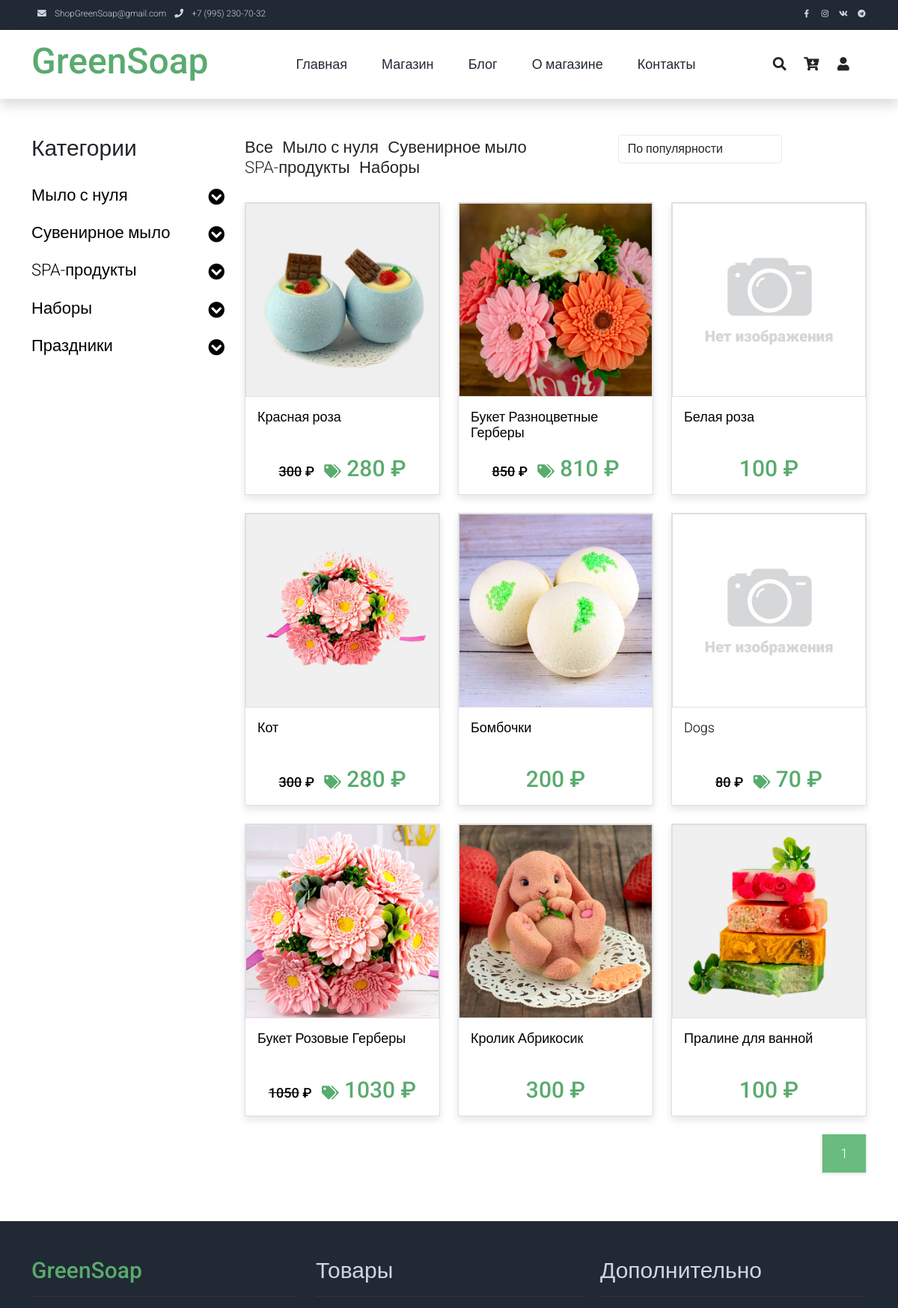
The app's page /shop/ (upper part), older data.
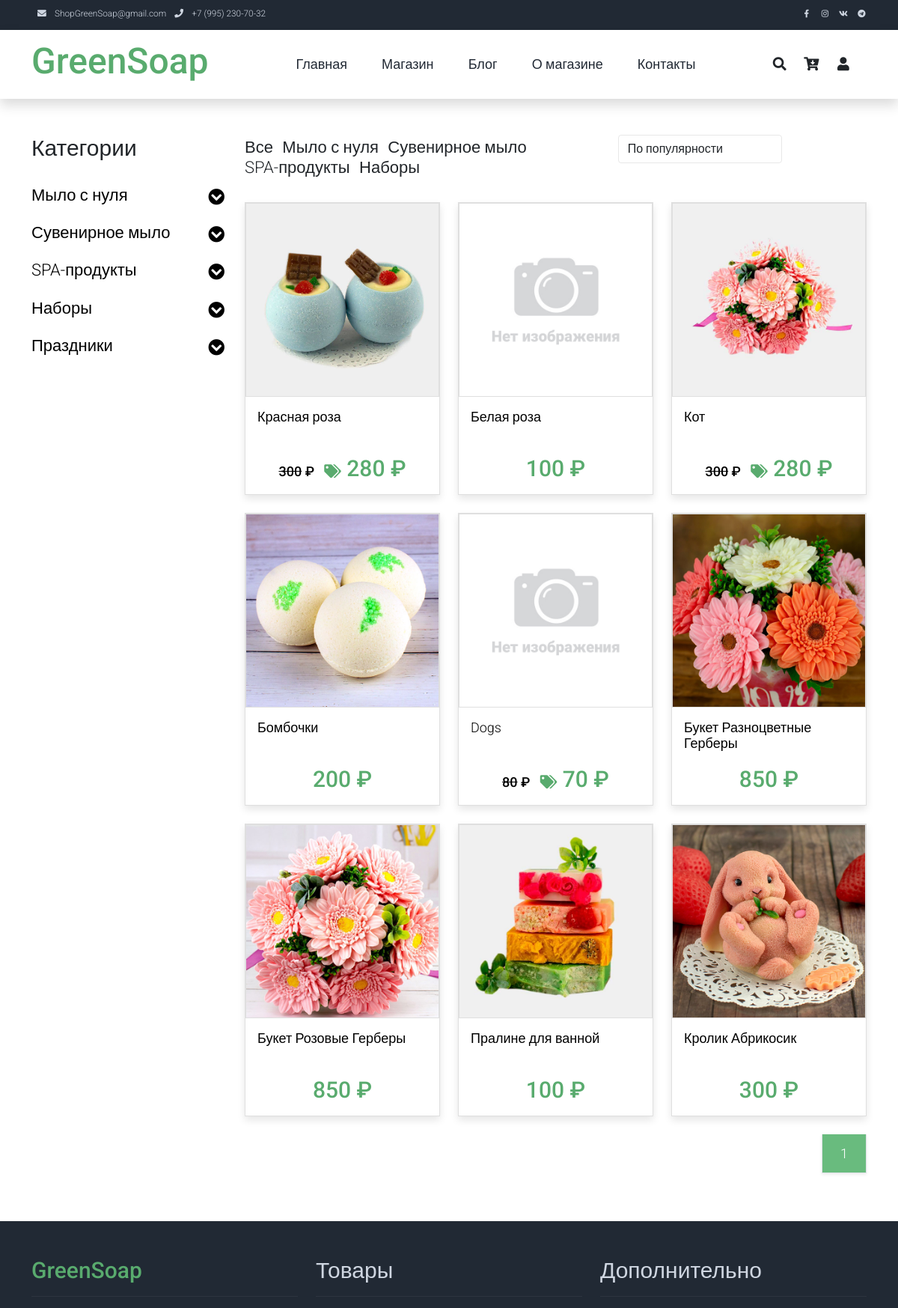
The same page, newer data.
### product/models.py (models this page shows, shortened)
class Department(models.Model):
    name = models.CharField(max_length=64, blank=False, unique=True)  # Название раздела
    alias = models.CharField(max_length=64, blank=False, unique=True, default='!!!', verbose_name=u'Псевдоним')  # Псевдоним поля
    def __str__(self):
        return self.name
    class Meta:
        verbose_name = 'Отдел'
        verbose_name_plural = 'Отделы'

class Product(models.Model):
    name = models.CharField(max_length=128, verbose_name=u'Название')  # Название товара
    category = models.ForeignKey(Category, on_delete=models.PROTECT,
                                 verbose_name=u'Категория')  # К какой категории относится товар
    alias = models.CharField(max_length=64, blank=False, unique=True, default='!!!', verbose_name=u'Псевдоним')  # Псевдоним поля
    holiday = models.ManyToManyField(Holiday, default='1', blank=False,
                                 verbose_name=u'Праздник')  # К какому празднику подходит товар
    description = models.TextField(blank=True, verbose_name=u'Описание')  # Описание товара
    price = models.IntegerField(default=0, verbose_name=u'Цена')  # Цена за единицу
    quantity = models.IntegerField(default=0, verbose_name=u'Остаток')  # Остаток на складе
    popular = models.IntegerField(default=0, verbose_name=u'Популярность')  # Популярность товара
    discount = models.IntegerField(default=0, verbose_name=u'Скидка')  # Скидка (сумма скидки, не %)
    active = models.BooleanField(default=True, verbose_name=u'Активен')  # Товар Активен
    article = models.CharField(max_length=8,
                               blank=True, default=None,
                               verbose_name=u'Артикль')  # Артикль (получается с применением префикса PRODUCT_PREFIX)
    class Meta:
        verbose_name = 'Товар'
        verbose_name_plural = 'Товары'
    @property
    def actual_price(self):
        return self.price - self.discount if self.active else 0

### shop/views.py (the view)
# urls.py: path('shop/', shop, name='shop'),  # Магазин без передачи параметров
def shop(request, filter=None):
    if filter:
        request.session['return'] = 'shop ' + str(filter)
    else:
        request.session['return'] = 'shop'
    select_category = dict()  # Словарь с ключами Отделами и данными - списком категорий для меню выбора (объекты)
    select_holiday = dict()  # Словарь с ключом 'Праздники' и данными - объектами праздников
    for department in Department.objects.all():
        select_category.update({department: Category.objects.filter(department_id=department.id)})
    select_holiday.update({'Праздники': Holiday.objects.order_by("name")})
    if not 'sort' in request.session:
        request.session['sort'] = '-popular'
    sort = request.session['sort']
    if 'sort' in request.POST:
        sort = request.POST['sort']
    request.session['sort'] = sort
    products = []
    if 'search' in request.POST:
        search = request.POST['search']
        if re.search(r"[<>%\$]$", search) == None:
            products = Product.objects.filter(
                Q(article__icontains=search) | Q(name__icontains=search) | Q(description__icontains=search),
                active=True).order_by(sort)
    else:
        if filter != None and re.search(r"[<>%\$]$", filter) == None:
            products = Product.objects.filter(category__department__alias=filter, active=True).order_by(sort)
            if len(products) == 0:
                products = Product.objects.filter(category__alias=filter, active=True).order_by(sort)
            if len(products) == 0:
                products = Product.objects.filter(holiday__alias=filter, active=True).order_by(sort)
            print(type(filter))
            try:
                counter = CategoryViewCounter.objects.get(alias_obj=filter)
                counter.counter = F('counter') + 1
                counter.save()
            except:
                CategoryViewCounter.objects.create(alias_obj=filter, counter=1)
        else:
            products = Product.objects.filter(active=True).order_by(sort)
    paginator = Paginator(products, 15)
    page_number = request.GET.get('page')
    products = paginator.get_page(page_number)
    products = select_main_photo(products)
    return render(request, 'shop.html', locals())

### product/models.py (called while the page is built)
    def __str__(self):
        return self.name

    def __str__(self):
        return self.name

### profile/templatetags/user_tags.py (called while the page is built)
@register.simple_tag(takes_context=True)
def basket_count(context):
    request = context['request']
    try:
        if request.user.is_authenticated:
            basket = Profile.objects.get(user=request.user).basket
        else:
            if 'basket' in request.session:
                basket = request.session['basket']
            else:
                return ''
        if not isinstance(basket, dict):
            basket = eval(basket)
    except:
        return ''
    q = sum(x for x in basket.values())
    return q if q else ''

### shop/views.py (called while the page is built)
def select_main_photo(products):
    for product in products:
        photo = ProductImage.objects.filter(product_id=product.id, active=True,
                                            main=True)  # Выбираем главную фотографию для товара
        product.photo = settings.NO_PHOTO
        if len(photo):
            product.photo = photo[0].image.url
    return products

### templates/shop.html (shortened to what the changed rows need)
{% extends 'base.html' %}
{% load static %}
{% block content %}
    <div class="container py-5">
        <div class="row">
            <div class="col-lg-3">
                <h1 class="h2 pb-4">Категории</h1>
                <ul class="list-unstyled templatemo-accordion">
  {% for department, categoryes in select_category.items %}
                        <li class="pb-3">
                            <a class="collapsed d-flex justify-content-between h3 text-decoration-none" href="#">
                                {{ department }}
                                <i class="fa fa-fw fa-chevron-circle-down mt-1"></i>
                            </a>
                        </li>
                    {% endfor %}
  {% for name, holidays in select_holiday.items %}
                        <li class="pb-3">
                            <a class="collapsed d-flex justify-content-between h3 text-decoration-none" href="#">
                                {{ name }}
                                <i class="fa fa-fw fa-chevron-circle-down mt-1"></i>
                            </a>
                        </li>
                    {% endfor %}
                </ul>
            </div>
            <div class="col-lg-9">
                <div class="row">
                    <div class="col-md-7">
                        <ul class="list-inline shop-top-menu pb-3 pt-1">
                            {% for department in select_category.keys %}
                            <li class="list-inline-item">
                                <a class="h3 text-dark text-decoration-none mr-3" href="{% url 'shop' department.alias %}">{{ department }}</a>
                            </li>
                            {% endfor %}
                        </ul>
                    </div>
                </div>
                <div class="row">
                    {% if products %}
                    {% for product in products %}
                    <div class="col-md-4">
                        <div class="card mb-4 product-wap rounded-0"><div class="card rounded-0">
                            <img class="card-img rounded-0 img-fluid" src="{{ product.photo }}">
                            </div>
                            <div class="card-body">
                                <a href="{% url 'shop-single' product.alias %}" class="h3 text-decoration-none"><div style="height: 3em;">{{ product.name }}</div>
                                <div class="text-center pt-2">
                                     {% if product.discount %}
                                        <span class="h3"><s>{{ product.price }}</s> &#x20bd; &nbsp;</span>
                                        <span class="h2 text-success logo">
                                            <i class='fas fa-tags' style='font-size:24px'></i>
                                            {{ product.actual_price }} &#x20bd;</span>
                                    {% else %}
                                        <span class="h2 text-success logo">{{ product.price }} &#x20bd;</span>
                                    {% endif %}
                                </div></a>
                            </div>
                        </div>
                    </div>
                    {% endfor %}
                    {% else %}
                    Нет товаров для отображения
                    {% endif %}
                </div>
                <div div="row">
                    <ul class="pagination pagination-lg justify-content-end">
                        {% for p in paginator.page_range %}
                        {% if products.number == p %}
                        <li class="page-item disabled">
                            <a class="page-link active rounded-0 mr-3 shadow-sm border-top-0 border-left-0" href="#">{{ p }}</a>
                        </li>
                        {% elif p >= products.number|add:-2 and p <= products.number|add:2  %}
                        <li class="page-item">
                            <a class="page-link rounded-0 shadow-sm border-top-0 border-left-0 text-dark" href="{% if filter %}{% url 'shop' filter %}{% else %}{% url 'shop' %}{% endif %}?page={{ p }}">{{ p }}</a>
                        </li>
                        {% endif %}
                        {% endfor %}
                    </ul>
                </div>
            </div>
        </div>
    </div>
{% endblock content %}

Row changes from the older to the newer data that the page shows:
changed Product "Букет Разноцветные Герберы": discount 40 → 0 (drawn); actual_price "810" → (not shown); moves down the list
changed Product "Букет Розовые Герберы": discount 20 → 0 (drawn); price "1050" → "850"; actual_price "1030" → (not shown)
shown differently, row unchanged: Product "Пралине для ванной": moves up the list
